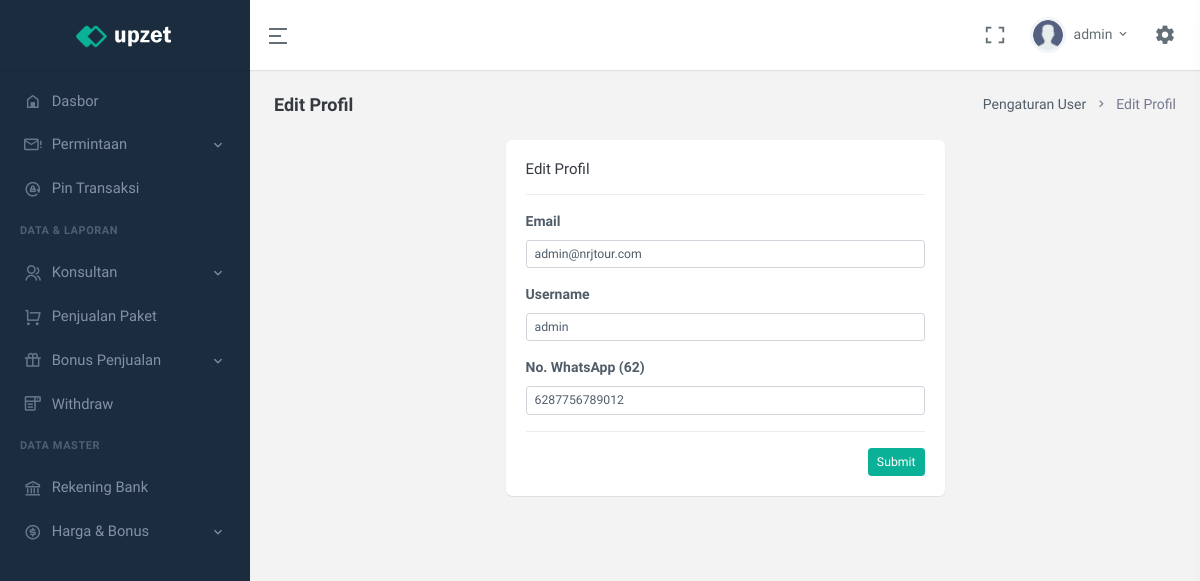
Page /edit-profil.php (signed in) on the committed database.
### tables this page shows
CREATE TABLE `user` (
  `id` int(11) UNSIGNED NOT NULL,
  `code_referral` varchar(7) NOT NULL,
  `email` varchar(250) NOT NULL,
  `name` varchar(25) NOT NULL,
  `no_telpn` varchar(25) NOT NULL,
  `password` text NOT NULL,
  `role_user` enum('ADMIN','OWNER','KONSULTAN') NOT NULL DEFAULT 'KONSULTAN',
  `upline` varchar(7) NOT NULL DEFAULT 'ADMIN',
  `status` enum('AKTIF','TIDAK AKTIF') NOT NULL DEFAULT 'TIDAK AKTIF',
  `join_date` datetime NOT NULL
);

### modal/ConnectionsClass.php (called while the page is built, shortened)
<?php
class ConnectionsClass{
    private $servername = "localhost";
    private $username = "root";
    private $password = "";
    private $dbname = "nrj_tour";
    protected function dbConn(){
        $connect = new mysqli($this->servername, $this->username, $this->password, $this->dbname);
        if($connect){
            return $connect;
        }
    }
    protected function dbCheck(?string $tableName = null){
        $sql = "SHOW TABLES LIKE '" . $tableName . "'";
        $exe = $this->dbConn()->query($sql);
        $result = $exe->num_rows;
        return $result;
    }
}
?>

### modal/userClass.php (called while the page is built, shortened)
<?php
class userClass extends ConnectionsClass{
    private $table_name = "user";
    public function __construct(){
        if($this->dbCheck($this->table_name) == 0){
            $sql = "CREATE TABLE " . $this->table_name . " (
                id INT(11) UNSIGNED AUTO_INCREMENT PRIMARY KEY,
                code_referral VARCHAR(7) NOT NULL UNIQUE,
                email VARCHAR(250) NOT NULL UNIQUE,
                name VARCHAR(25) NOT NULL,
                no_telpn VARCHAR(25) NOT NULL UNIQUE,
                password TEXT NOT NULL,
                role_user ENUM('ADMIN','OWNER','KONSULTAN') NOT NULL DEFAULT 'KONSULTAN',
                upline VARCHAR(7) NOT NULL DEFAULT 'ADMIN',
                status ENUM('AKTIF','TIDAK AKTIF') NOT NULL DEFAULT 'TIDAK AKTIF',
                join_date DATETIME NOT NULL
            )";
            $this->dbConn()->query($sql);
            $this->dbConn()->close();
        }
    }
    public function selectUser(?string $param = null, ?string $key1 = null, ?string $key2 = null, ?string $key3 = null, ?string $key4 = null){
        if($param == "oneCondition"){
            $sql = "SELECT * FROM " . $this->table_name . " WHERE " . $key1 . " = '" . $key2 . "' ORDER BY join_date DESC";
        }elseif($param == "checkForUpdate"){
            $sql = "SELECT * FROM " . $this->table_name . " WHERE " . $key1 . " = '" . $key2 . "' AND code_referral <> '" . $key3 . "'";
        }
        $exe = $this->dbConn()->query($sql);
        while($rows = $exe->fetch_assoc()){
            $data[] = $rows;
        }
        $result["data"] = $data;
        $result["nums"] = $exe->num_rows;
        return $result;
    }
}
?>

### config/userLogin.php (called while the page is built, shortened)
<?php
require_once "modal/ConnectionsClass.php";
require_once "modal/userClass.php";
$userClass = new userClass();
$dataLogin = $userClass->selectUser("oneCondition","code_referral",$_SESSION['id_nrjtour']);
foreach($dataLogin['data'] as $row){
    $name = $row['name'];
    $email = $row['email'];
    $no_telpn = $row['no_telpn'];
}
?>

### edit-profil.php (the view, shortened to what this page needs)
<?php
    include "config/userLogin.php";
    include "config/settingEditUserConfig.php";
?>
<!doctype html>
<html lang="en">
<head>
    <link href="assets/libs/sweetalert2/sweetalert2.min.css" rel="stylesheet" type="text/css" />
    <link href="assets/css/bootstrap.min.css" id="bootstrap-style" rel="stylesheet" type="text/css" />
    <link href="assets/css/icons.min.css" rel="stylesheet" type="text/css" />
    <link href="assets/css/app.min.css" id="app-style" rel="stylesheet" type="text/css" />
</head>
<body data-sidebar="dark">
    <div id="layout-wrapper">
        <?php include "partial/topBar.php" ?>
        <?php include "partial/sideBar.php" ?>
        <div class="main-content">
            <div class="page-content">
                <div class="container-fluid">
                    <div class="row">
                        <div class="col-12">
                            <div class="page-title-box d-sm-flex align-items-center justify-content-between">
                                <h4 class="mb-sm-0">Edit Profil</h4>
                                <div class="page-title-right">
                                    <ol class="breadcrumb m-0">
                                        <li class="breadcrumb-item"><a href="javascript: void(0);">Pengaturan User</a></li>
                                        <li class="breadcrumb-item active">Edit Profil</li>
                                    </ol>
                                </div>
                            </div>
                        </div>
                    </div>
                    <div class="row">
                        <div class="col-12 col-sm-6 mx-auto">
                            <div class="card">
                                <div class="card-body">
                                    <h1 class="card-title">Edit Profil</h1>
                                    <hr>
                                    <form action="" method="post">
                                        <div class="mb-3">
                                            <label for="email" class="form-label">Email</label>
                                            <input type="email" class="form-control form-control-sm" id="email"
                                                name="email" required placeholder="Masukkan Email Anda" value="<?= $email ?>">
                                        </div>
                                        <div class="mb-3">
                                            <label for="nama" class="form-label">Username</label>
                                            <input type="text" class="form-control form-control-sm" id="nama"
                                                name="nama" required placeholder="Masukkan Username Anda" value="<?= $name ?>">
                                        </div>
                                        <div class="mb-3">
                                            <label for="notelpn" class="form-label">No. WhatsApp (62)</label>
                                            <input type="number" class="form-control form-control-sm" id="notelpn"
                                                name="notelpn" required placeholder="Masukkan Nomor WhatsApp Anda" value="62<?= $no_telpn ?>">
                                        </div>
                                        <hr>
                                        <button type="submit" name="submit" class="btn btn-sm btn-primary float-end">Submit</button>
                                    </form>
                                </div>
                            </div>
                        </div>
                    </div>
                </div>
            </div>
        </div>
    </div>
</body>
</html>

### partial/topBar.php (shortened to what this page needs)
<header id="page-topbar">
    <div class="navbar-header">
        <div class="d-flex">
            <div class="navbar-brand-box text-center">
                <a href="index.html" class="logo logo-light">
                    <span class="logo-lg">
                        <img src="assets/images/logo-light.png" alt="logo-light" height="24">
                    </span>
                </a>
            </div>
            <button type="button" class="btn btn-sm px-3 font-size-24 header-item waves-effect" id="vertical-menu-btn">
                <i class="ri-menu-2-line align-middle"></i>
            </button>
        </div>
        <div class="d-flex">
            <div class="dropdown d-none d-lg-inline-block ms-1">
                <button type="button" class="btn header-item noti-icon waves-effect" data-toggle="fullscreen">
                    <i class="ri-fullscreen-line"></i>
                </button>
            </div>
            <div class="dropdown d-inline-block user-dropdown">
                <button type="button" class="btn header-item waves-effect" id="page-header-user-dropdown"
                    data-bs-toggle="dropdown" aria-haspopup="true" aria-expanded="false">
                    <img class="rounded-circle header-profile-user" src="assets/images/users/avatar-2.png"
                        alt="Header Avatar">
                    <span class="d-none d-xl-inline-block ms-1"><?= explode(" ",$name)[0] ?></span>
                    <i class="mdi mdi-chevron-down d-none d-xl-inline-block"></i>
                </button>
            </div>
            <div class="dropdown d-inline-block">
                <button type="button" class="btn header-item noti-icon right-bar-toggle waves-effect">
                    <i class="mdi mdi-cog"></i>
                </button>
            </div>
        </div>
    </div>
</header>

### rows in the picture
user: name "admin", email "admin@nrjtour.com", nama "admin", notelpn "6287756789012"
